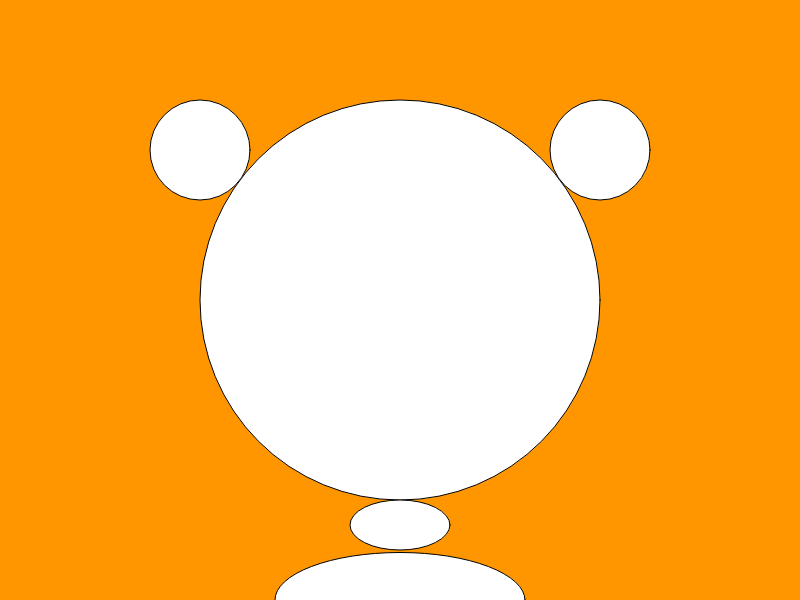
Frame 1 (no input)
Frame 60 (no input): identical to frame 1, image omitted
Frame 120 (the mouse pressed at the canvas centre since frame 60): identical to frame 1, image omitted

The p5.js sketch that drew this single still picture (run headless with seeded random() and noise() and a simulated clock; from frame 60 on, the mouse is pressed at the canvas centre):

// p5.js sketch
// ── sketch.js
function setup() {
  createCanvas(800, 600);
}

function draw() {
  background(255,150,0,255);
  circle (400,300,400);
  circle (200,150,100);
  circle (600,150,100);
  ellipse (400,525,100,50);
  ellipse (400,600,250,95);
}
